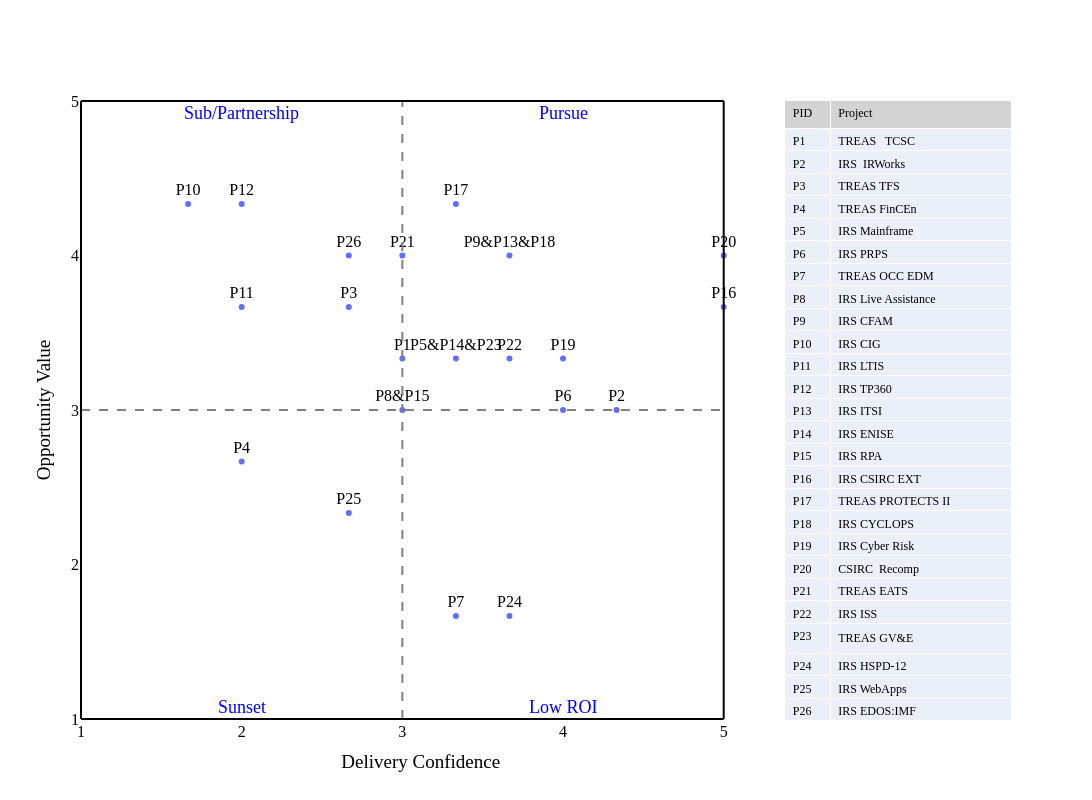

Notebook source saved alongside this figure:
### Code cell
fig = make_subplots(
    rows=1, cols=2,
    horizontal_spacing=0.025,
    column_widths=[0.75, 0.25],
    specs=[[{"type": "xy"}, {"type": "table"}]],
    subplot_titles=(None, None)
)

# Left subplot (scatter)
for trace in magic_q.data:
    fig.add_trace(trace, row=1, col=1)

# Copy annotations
if hasattr(magic_q.layout, "annotations"):
    fig.update_layout(annotations=magic_q.layout.annotations)

# Copy shapes
if hasattr(magic_q.layout, "shapes"):
    fig.update_layout(shapes=magic_q.layout.shapes)


# Right subplot (table)
table = go.Table(
    columnwidth=[1,4],
    header=dict(values=["PID","Project"], fill_color="lightgray", align="left", font=dict(size=12)),
    cells=dict(values=[df["PID"], df["Project"]],  align="left", height=22.5, font=dict(size=12))
)

fig.add_trace(table, row=1, col=2)

fig.update_layout(
    xaxis=dict(dtick=1, title="Delivery Confidence"),
    yaxis=dict(dtick=1, title="Opportunity Value"),
    width=1200, 
    height=800,
    plot_bgcolor="white",
    paper_bgcolor="white",
    font=dict(size=16, color="black", family="Helvetica Bold")
)


fig.show()

### Figure 1 — Plotly figure (JSON) as saved in the notebook; plotly's stock layout.template omitted (floating-point values rounded to 4 significant figures)
{"data": [{"hovertemplate": "Delivery  Confidence =%{x}<br>Opportunity Value =%{y}<br>PID=%{text}<extra></extra>", "legendgroup": "", "marker": {"color": "#636efa", "symbol": "circle"}, "mode": "markers+text", "name": "", "orientation": "v", "showlegend": false, "text": ["P7", "P24", "P25", "P4", "P8&P15", "P6", "P2", "P1", "P5&P14&P23", "P22", "P19", "P11", "P3", "P16", "P26", "P21", "P9&P13&P18", "P20", "P10", "P12", "P17"], "textposition": "top center", "type": "scatter", "x": [3.333, 3.667, 2.667, 2.0, 3.0, 4.0, 4.333, 3.0, 3.333, 3.667, 4.0, 2.0, 2.667, 5.0, 2.667, 3.0, 3.667, 5.0, 1.667, 2.0, 3.333], "xaxis": "x", "y": [1.667, 1.667, 2.333, 2.667, 3.0, 3.0, 3.0, 3.333, 3.333, 3.333, 3.333, 3.667, 3.667, 3.667, 4.0, 4.0, 4.0, 4.0, 4.333, 4.333, 4.333], "yaxis": "y"}, {"cells": {"align": "left", "font": {"size": 12}, "height": 22.5, "values": [["P1", "P2", "P3", "P4", "P5", "P6", "P7", "P8", "P9", "P10", "P11", "P12", "P13", "P14", "P15", "P16", "P17", "P18", "P19", "P20", "P21", "P22", "P23", "P24", "P25", "P26"], ["TREAS   TCSC", "IRS  IRWorks", "TREAS TFS ", "TREAS FinCEn", "IRS Mainframe", "IRS PRPS", "TREAS OCC EDM", "IRS Live Assistance", "IRS CFAM", "IRS CIG", "IRS LTIS", "IRS TP360", "IRS ITSI", "IRS ENISE", "IRS RPA", "IRS CSIRC EXT", "TREAS PROTECTS II", "IRS CYCLOPS", "IRS Cyber Risk", "CSIRC  Recomp", "TREAS EATS", "IRS ISS  ", "TREAS GV&E ", "IRS HSPD-12", "IRS WebApps", "IRS EDOS:IMF"]]}, "columnwidth": [1, 4], "domain": {"x": [0.7562, 1], "y": [0, 1]}, "header": {"align": "left", "fill": {"color": "lightgray"}, "font": {"size": 12}, "values": ["PID", "Project"]}, "type": "table"}], "layout": {"annotations": [{"font": {"color": "blue", "family": "Helvetica Bold", "size": 18}, "showarrow": false, "text": "Pursue", "x": 4, "xanchor": "center", "y": 5, "yanchor": "top"}, {"font": {"color": "blue", "family": "Helvetica Bold", "size": 18}, "showarrow": false, "text": "Sub/Partnership", "x": 2, "xanchor": "center", "y": 5, "yanchor": "top"}, {"font": {"color": "blue", "family": "Helvetica Bold", "size": 18}, "showarrow": false, "text": "Sunset", "x": 2, "xanchor": "center", "y": 1, "yanchor": "bottom"}, {"font": {"color": "blue", "family": "Helvetica Bold", "size": 18}, "showarrow": false, "text": "Low ROI", "x": 4, "xanchor": "center", "y": 1, "yanchor": "bottom"}], "font": {"color": "black", "family": "Helvetica Bold", "size": 16}, "height": 800, "paper_bgcolor": "white", "plot_bgcolor": "white", "shapes": [{"line": {"color": "gray", "dash": "dash"}, "type": "line", "x0": 3, "x1": 3, "y0": 1, "y1": 5}, {"line": {"color": "gray", "dash": "dash"}, "type": "line", "x0": 1, "x1": 5, "y0": 3, "y1": 3}, {"line": {"color": "black"}, "type": "line", "x0": 1, "x1": 1, "y0": 1, "y1": 5}, {"line": {"color": "black"}, "type": "line", "x0": 1, "x1": 5, "y0": 1, "y1": 1}, {"line": {"color": "black"}, "type": "line", "x0": 5, "x1": 5, "y0": 1, "y1": 5}, {"line": {"color": "black"}, "type": "line", "x0": 1, "x1": 5, "y0": 5, "y1": 5}], "width": 1200, "xaxis": {"anchor": "y", "domain": [0, 0.7312], "dtick": 1, "title": {"text": "Delivery Confidence"}}, "yaxis": {"anchor": "x", "domain": [0, 1], "dtick": 1, "title": {"text": "Opportunity Value"}}}}
